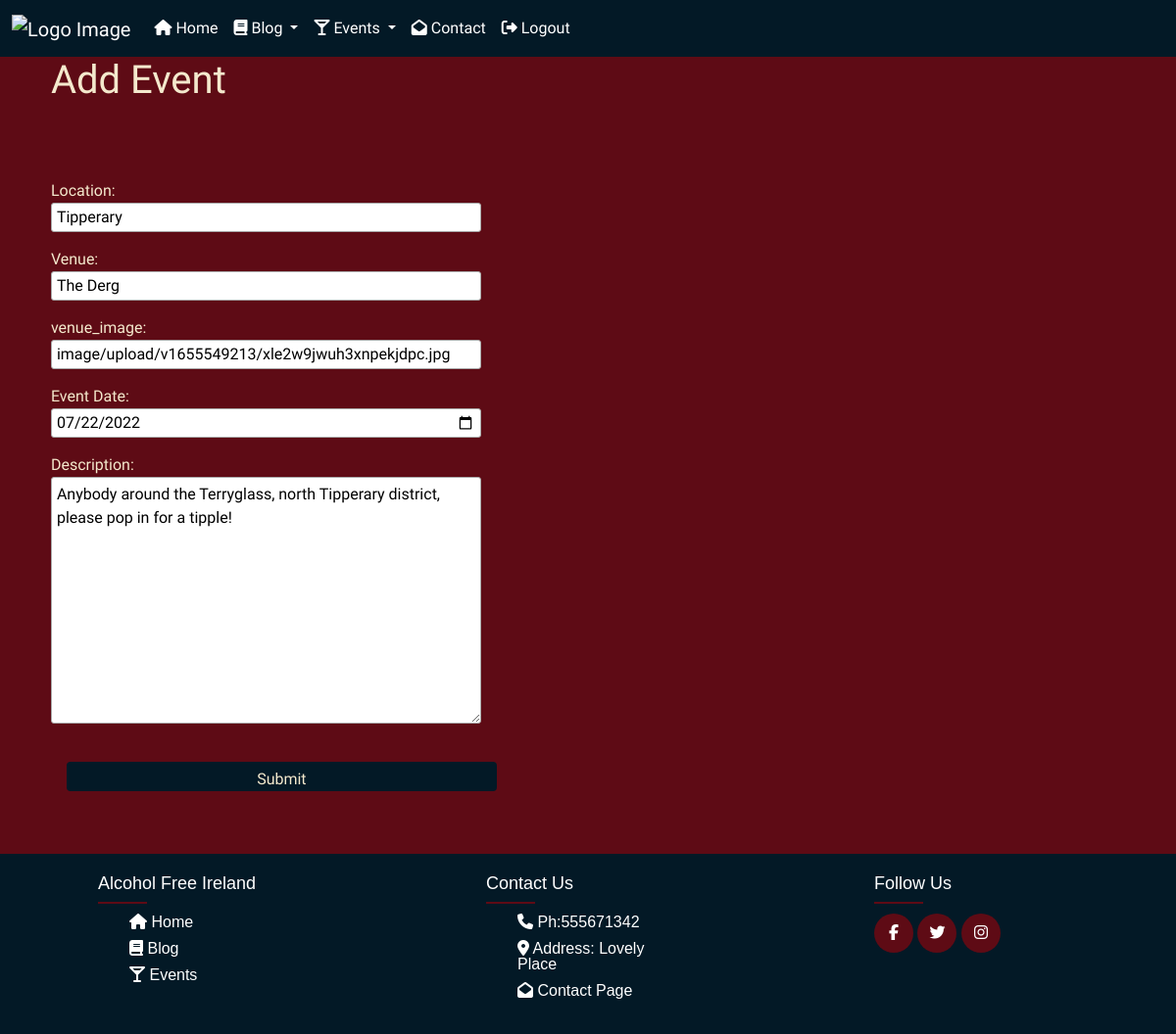
Page /events/edit_event/5/ (signed in) on the earlier database version.
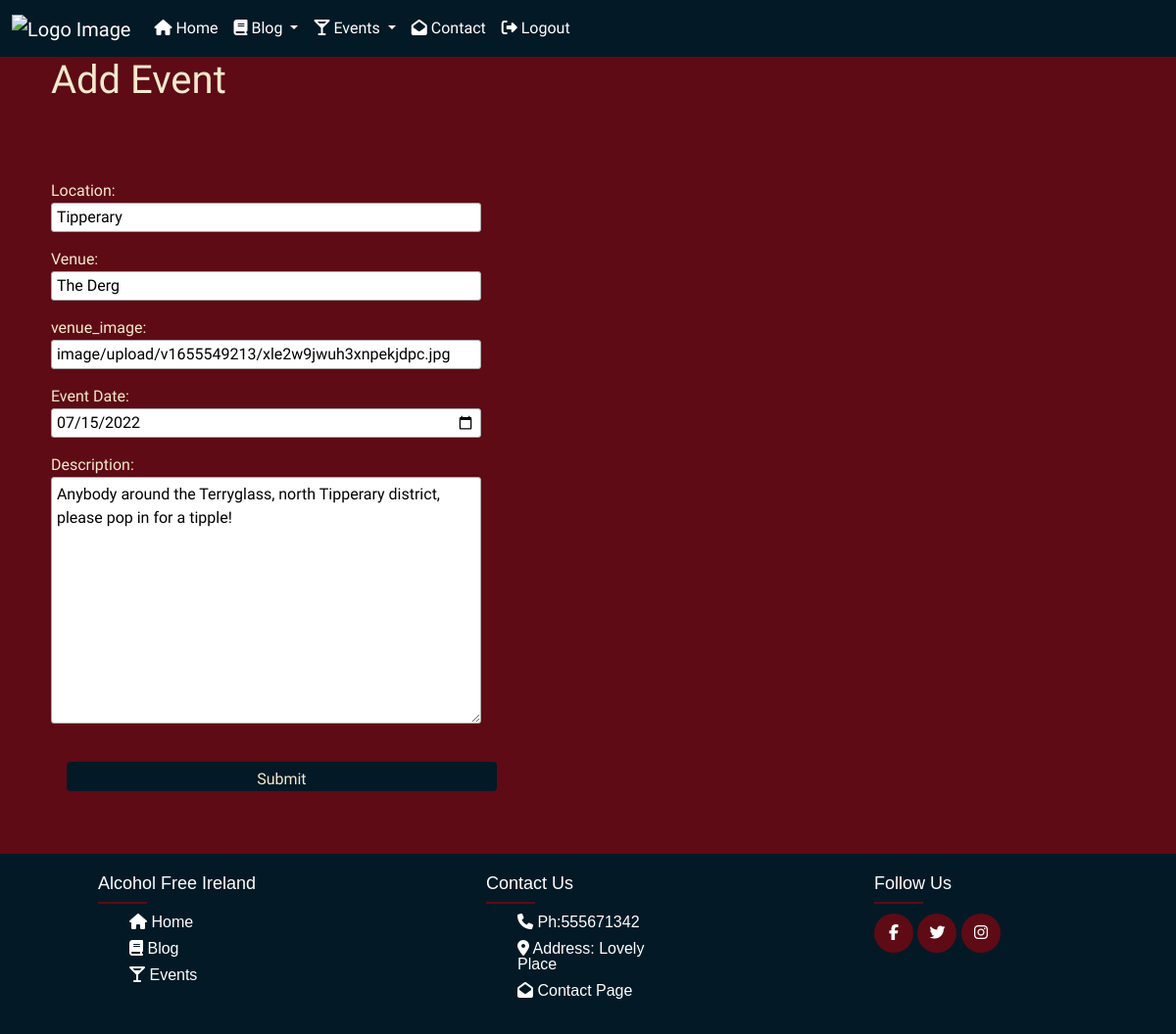
Same page on the later database version.
### events/models.py (models this page shows, shortened)
class events(models.Model):
    location = models.CharField(max_length=150, unique=False)
    venue = models.CharField(max_length=150, unique=False)
    venue_image = CloudinaryField('image', default='placeholder')
    event_date = models.DateField('Event Date', blank=True, null=True)
    description = models.TextField(blank=True, max_length=200)
    approve = models.BooleanField(default=False)
    creator = models.ForeignKey(
        User, on_delete=models.CASCADE, related_name="events_creator", null=True
    )
    guests = models.ManyToManyField(
        User, related_name='events_guests', blank=True)
    class Meta:
        verbose_name_plural = "Event"

### events/views.py (the view)
# urls.py: path('edit_event/<int:pk>/', views.edit_event, name="edit_event"),
@login_required
def edit_event(request, pk):
    events_obj = events.objects.get(id=pk)
    form = EventForm(instance=events_obj)
    if request.method == 'POST':
        form = EventForm(request.POST, request.FILES, instance=events_obj)
        if form.is_valid():
            form.save()
            messages.success(request, 'The event has been updated successfully!')
            return redirect('events')
    context = {'form': form}
    return render(request, 'edit_event.html',context)

### events/forms.py
class EventForm(ModelForm):
    class Meta:
        model = events
        fields = ('location', 'venue', 'venue_image', 'event_date', 'description')
        labels = {
            'venue_image': 'venue_image',
        }
        widgets = {
            'event_date': forms.DateInput(attrs={'type': 'date', 'placeholder': 'Date'}),
        }

### templates/edit_event.html (shortened to what this page needs)
{% extends "base.html" %}
{% load static %}
{% load cloudinary %}
{% block content %}
<div>
                {% if submitted %}
                <p>Your Event Was Submitted Successfully</p>
                    {% else %}
    <div class="container">
        <div class="row">
            <div class="col offset-md-1">
                <h1>Add Event</h1>
                <br/><br/>
                <form action="" method="POST" style="margin-top: 1.3em;" enctype="multipart/form-data">
                    {{ form.as_p}}
                    <input type="submit" value="Submit" class="btn btn-standard">
                </form>
                {% endif %}
                <br/><br/>
            </div>
        </div>
    </div>
</div>
{% endblock content %}

Differences in the rows shown:
changed events "Tipperary": event_date "07/22/2022" → "07/15/2022"
